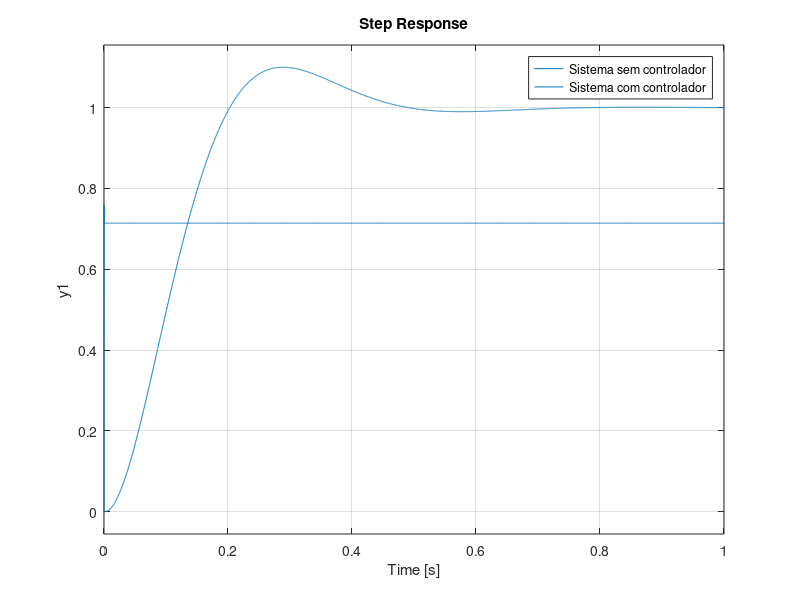

This chart was generated by the following MATLAB code:
clear;
clc;
close all;
s = tf('s');
Vin = 30;
L=0.001;
Cap=3.3*10^(-6);
R=12;



A = [(-1/(R*Cap)) 1/Cap; -1/L 0]
B = [0; Vin/L]
C = [0 1]
D = [0]
SysMA=ss(A, B, C, D) ;

%Polos da planta
eig(A)

%Sistema aumentado
Abar=[A zeros(2,1) ;-C 0];
Bbar=[B; 0];
Cbar=[C 0];
Dbar=[0];

%Matriz de controlabilidade do
%sistema aumentado
M=ctrb(Abar, Bbar)
%Posto da matriz de controlabilidade
%do sistema aumentado
rank(M)

%Polos de MF desejados
% polosMF=[-2+j*2*sqrt(3) -2-j*2*sqrt(3) -1];
polosMF = [-8 + 10.91501083i -8 - 10.91501083i -1000]
%Projeto do vetor de ganhos Kbar do
%controlador
Kbar=acker(Abar, Bbar, polosMF)



%Sistema em MF sem controlador
Amf=A-B*C;
Bmf=B;
Cmf=C;
Dmf=D;
sysMF=ss(Amf, Bmf, Cmf, Dmf);

%Polos do sistema em MF sem controlador
eig(Amf)

%Sistema em MF com controlador
Amfc=Abar-Bbar*Kbar;
Bmfc=[0 0 1]';
Cmfc=Cbar;
Dmfc=Dbar;
sysMFc=ss(Amfc, Bmfc, Cmfc, Dmfc);

%Polos do sistema em MF com controlador
eig(Amfc)

%Resposta ao degrau em MF
figure;
step(sysMF, 1);
hold;
step(sysMFc, 1);
legend ('Sistema sem controlador', 'Sistema com controlador');